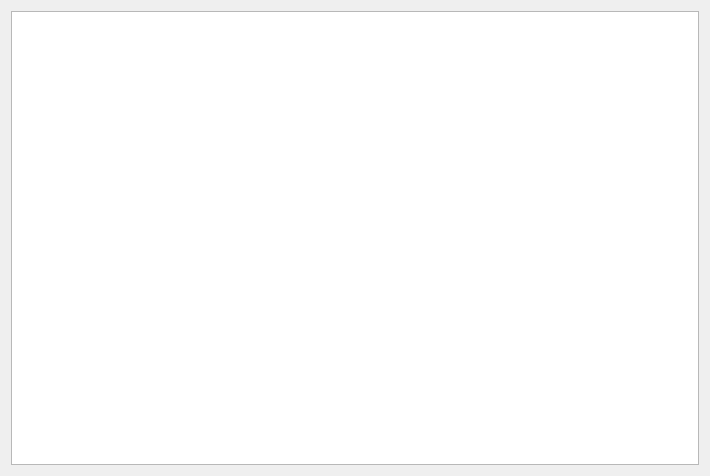
<?xml version="1.0" encoding="UTF-8"?>
<ui version="4.0">
 <class>TableView</class>
 <widget class="QDialog" name="TableView">
  <property name="geometry">
   <rect>
    <x>0</x>
    <y>0</y>
    <width>710</width>
    <height>476</height>
   </rect>
  </property>
  <property name="windowTitle">
   <string>Dialog</string>
  </property>
  <layout class="QVBoxLayout" name="verticalLayout">
   <item>
    <widget class="QTableWidget" name="table"/>
   </item>
  </layout>
 </widget>
 <resources/>
 <connections/>
</ui>
